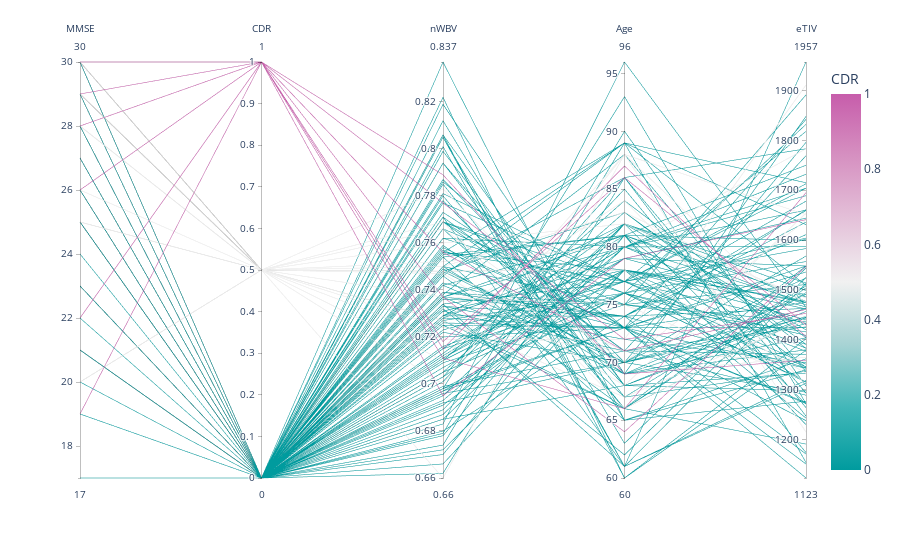

Notebook code for this chart:
### Markdown cell above
Paralelnim koordinatama sam prikazala kako se odnose značajke MMSE, CDR, nWBV, Age i eTIV. Jasno se vidi da osobe s demencijom imaju manju značajku nWBV koja opisuje volumen mozga. Za dob i tu značajku bismo mogli reći da su obrnuto proporcionalne. Za značajku MMSE i CDR bismo također mogli reći da su obrnuto proporcionalne.

### Code cell
import plotly.express as px
X_tmp = prvo_snimanje.loc[:, ['MMSE','CDR','nWBV','Age','eTIV']]
fig = px.parallel_coordinates(X_tmp, color="CDR", labels={"MMSE": "MMSE",
                  "Age": "Age", "CDR": "CDR",
                  "eTIV": "eTIV", "nWBV": "nWBV", },
                    color_continuous_scale=px.colors.diverging.Tropic, range_color=[0,1])
fig.show()

### Figure 1 — Plotly figure (JSON) as saved in the notebook; plotly's stock layout.template omitted (floating-point values rounded to 4 significant figures; data arrays with more than 128 entries replaced by an {"elided": "..."} marker saying what was removed)
{"data": [{"dimensions": [{"label": "MMSE", "values": {"elided": "148 int values"}}, {"label": "CDR", "values": {"elided": "148 float values"}}, {"label": "nWBV", "values": {"elided": "148 float values"}}, {"label": "Age", "values": {"elided": "148 int values"}}, {"label": "eTIV", "values": {"elided": "148 int values"}}], "domain": {"x": [0, 1], "y": [0, 1]}, "line": {"color": {"elided": "148 float values"}, "coloraxis": "coloraxis"}, "name": "", "type": "parcoords"}], "layout": {"coloraxis": {"cmax": 1, "cmin": 0, "colorbar": {"title": {"text": "CDR"}}, "colorscale": [[0, "rgb(0, 155, 158)"], [0.1667, "rgb(66, 183, 185)"], [0.3333, "rgb(167, 211, 212)"], [0.5, "rgb(241, 241, 241)"], [0.6667, "rgb(228, 193, 217)"], [0.8333, "rgb(214, 145, 193)"], [1, "rgb(199, 93, 171)"]]}, "legend": {"tracegroupgap": 0}, "margin": {"t": 60}}}
